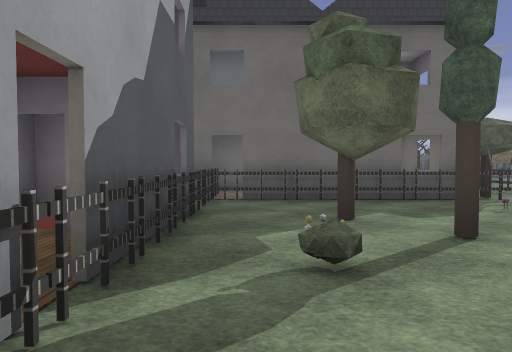
[1] (above)

12 first-person views from a walk through a 3-D level made in the Godot game engine. The camera is 1.2 m above the floor, tilts 2° down and sees 70° across. The floor is counted in squares, 2 m on a side. Each view is taken from the middle of a square. On the plan, view 1 faces up. The plan holds only what a view shows up to about 10 squares ahead; the rest is blank. The place goes on beyond the plan. Characters and animated objects are left out. Some surface patterns are stand-ins.

[2]
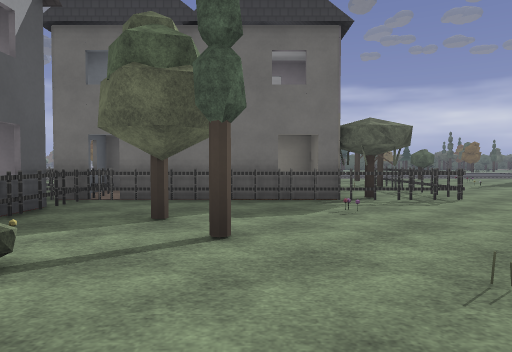

[3]
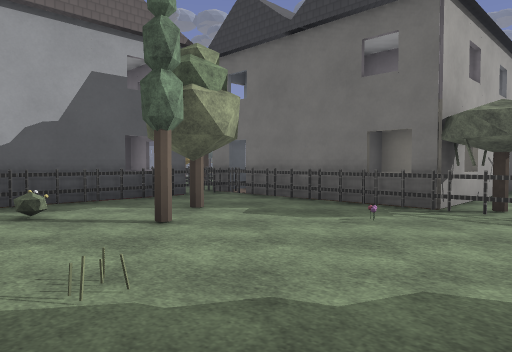

[4]
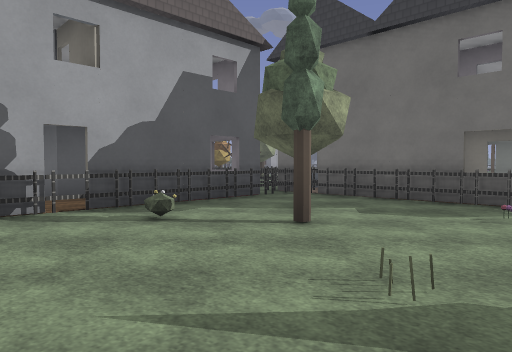

[5]
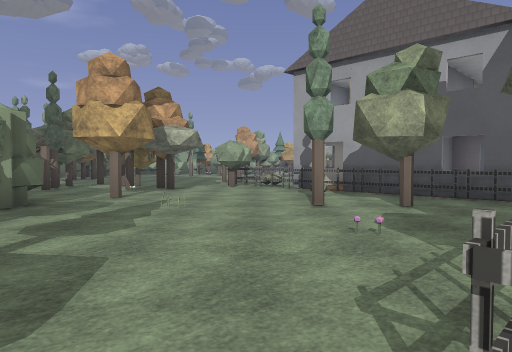

[6]
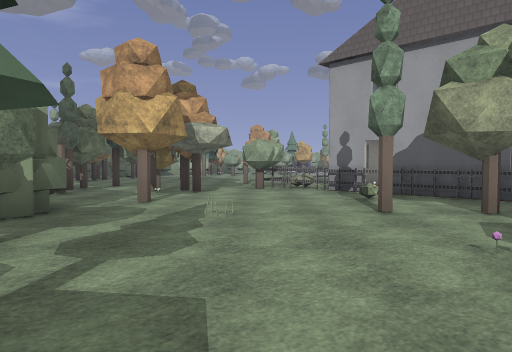

[7]
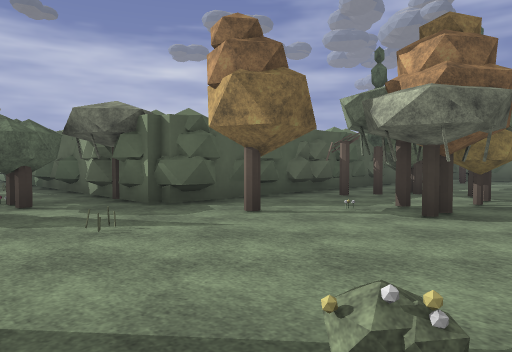

[8]
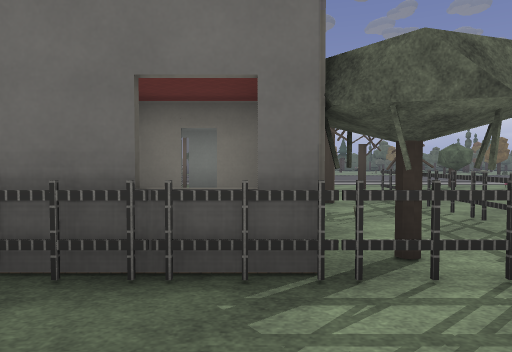

[9]
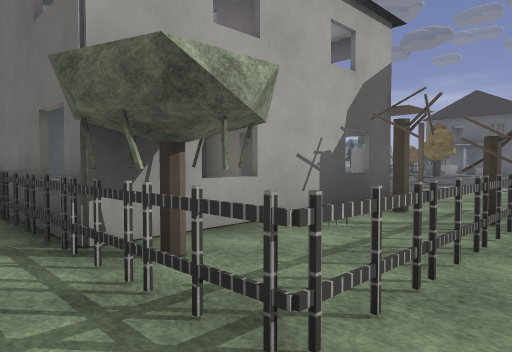

[10]
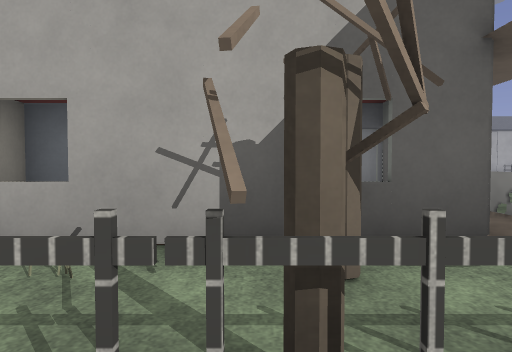

[11]
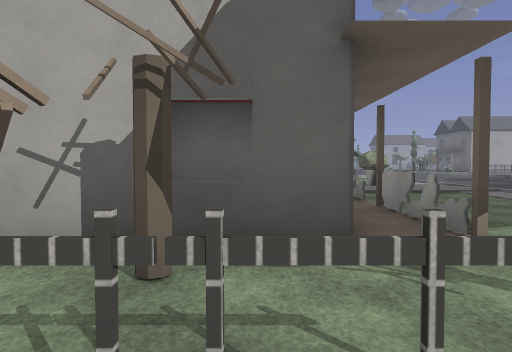

[12]
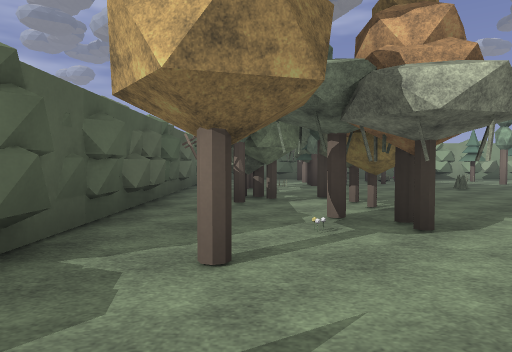

### Floor plan
Key: @ floor where view 1 was taken; # wall or solid block; x gap in a wall; . floor; = window, fence, low wall or low ledge; H house; O other object.
Columns run from 5 left of view 1 to 6 right of it. Each row starts with its distance up from view 1.
 12     x.HH..##
 11          ..
 10      HH H.=.
  9      HHHH.#.
  8     HHH H.#.
  7   ==#.H H#=.
  6   ###x####=.
  5   HHH.......
  4  HH.H.#....#
  3 HHHHH..#...#
  2  HHHH......#
  1     H......#
  0    .O@..#.##
 -1    .O#x#..#
 -2     =..#..#
 -3      .##.##
 -4     ..#####
 -5    .....##
 -6   .=....#
 -7   ......#
 -8   ..  ###

Where each view was taken, in squares from view 1:
view 1: 0 up, 0 right, facing up
view 2: 0 up, 2 right, facing up
view 3: 1 up, 5 right, facing up-left
view 4: 0 up, 4 right, facing up-left
view 5: 6 up, 6 right, facing down-left
view 6: 5 up, 6 right, facing down-left
view 7: 3 up, 0 right, facing down-right
view 8: 4 up, 3 right, facing up
view 9: 5 up, 6 right, facing up-left
view 10: 9 up, 6 right, facing left
view 11: 10 up, 6 right, facing left
view 12: 2 up, 3 right, facing down
